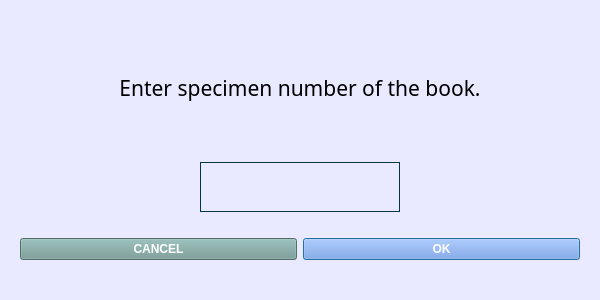
<?xml version="1.0" encoding="UTF-8"?>
<ui version="4.0">
 <class>Dialog</class>
 <widget class="QDialog" name="Dialog">
  <property name="geometry">
   <rect>
    <x>0</x>
    <y>0</y>
    <width>600</width>
    <height>300</height>
   </rect>
  </property>
  <property name="windowTitle">
   <string>Dialog</string>
  </property>
  <property name="styleSheet">
   <string notr="true">background-color: rgb(233, 233, 255);</string>
  </property>
  <layout class="QVBoxLayout" name="verticalLayout">
   <property name="leftMargin">
    <number>20</number>
   </property>
   <property name="topMargin">
    <number>20</number>
   </property>
   <property name="rightMargin">
    <number>20</number>
   </property>
   <property name="bottomMargin">
    <number>20</number>
   </property>
   <item>
    <spacer name="horizontalSpacer_5">
     <property name="orientation">
      <enum>Qt::Horizontal</enum>
     </property>
     <property name="sizeHint" stdset="0">
      <size>
       <width>40</width>
       <height>10</height>
      </size>
     </property>
    </spacer>
   </item>
   <item>
    <widget class="QLabel" name="label_2">
     <property name="font">
      <font>
       <family>Trebuchet MS</family>
       <pointsize>14</pointsize>
       <weight>50</weight>
       <bold>false</bold>
      </font>
     </property>
     <property name="frameShape">
      <enum>QFrame::NoFrame</enum>
     </property>
     <property name="frameShadow">
      <enum>QFrame::Raised</enum>
     </property>
     <property name="text">
      <string>&lt;html&gt;&lt;head/&gt;&lt;body&gt;&lt;p align=&quot;center&quot;&gt;&lt;span style=&quot; font-size:16pt;&quot;&gt;Enter specimen number of the book.&lt;/span&gt;&lt;/p&gt;&lt;/body&gt;&lt;/html&gt;</string>
     </property>
     <property name="wordWrap">
      <bool>true</bool>
     </property>
    </widget>
   </item>
   <item>
    <spacer name="horizontalSpacer_4">
     <property name="orientation">
      <enum>Qt::Horizontal</enum>
     </property>
     <property name="sizeHint" stdset="0">
      <size>
       <width>40</width>
       <height>10</height>
      </size>
     </property>
    </spacer>
   </item>
   <item>
    <layout class="QGridLayout" name="gridLayout">
     <item row="0" column="1">
      <widget class="QLineEdit" name="spnofield">
       <property name="minimumSize">
        <size>
         <width>200</width>
         <height>50</height>
        </size>
       </property>
       <property name="maximumSize">
        <size>
         <width>200</width>
         <height>50</height>
        </size>
       </property>
       <property name="styleSheet">
        <string notr="true">background-color: rgba(0, 0, 0, 0);
border:1px solid rgb(0, 55, 80);
color: rgb(0, 55, 80);
font: 75 14pt &quot;Calibri&quot; bold;

</string>
       </property>
       <property name="text">
        <string/>
       </property>
       <property name="placeholderText">
        <string/>
       </property>
      </widget>
     </item>
     <item row="0" column="0">
      <spacer name="horizontalSpacer">
       <property name="orientation">
        <enum>Qt::Horizontal</enum>
       </property>
       <property name="sizeHint" stdset="0">
        <size>
         <width>40</width>
         <height>20</height>
        </size>
       </property>
      </spacer>
     </item>
     <item row="0" column="2">
      <spacer name="horizontalSpacer_2">
       <property name="orientation">
        <enum>Qt::Horizontal</enum>
       </property>
       <property name="sizeHint" stdset="0">
        <size>
         <width>40</width>
         <height>20</height>
        </size>
       </property>
      </spacer>
     </item>
    </layout>
   </item>
   <item>
    <spacer name="horizontalSpacer_3">
     <property name="orientation">
      <enum>Qt::Horizontal</enum>
     </property>
     <property name="sizeHint" stdset="0">
      <size>
       <width>40</width>
       <height>20</height>
      </size>
     </property>
    </spacer>
   </item>
   <item>
    <layout class="QGridLayout" name="gridLayout_2">
     <item row="0" column="1">
      <widget class="QPushButton" name="okButton">
       <property name="cursor">
        <cursorShape>ArrowCursor</cursorShape>
       </property>
       <property name="styleSheet">
        <string notr="true">background-color: rgb(114, 155, 232);
font: 75 10pt &quot;Calibri&quot;;
font: bold;
color: white;</string>
       </property>
       <property name="text">
        <string>OK</string>
       </property>
      </widget>
     </item>
     <item row="0" column="0">
      <widget class="QPushButton" name="cancelButton">
       <property name="cursor">
        <cursorShape>ArrowCursor</cursorShape>
       </property>
       <property name="styleSheet">
        <string notr="true">background-color: rgb(115, 155, 150);
font: 75 10pt &quot;Calibri&quot;;
font: bold;
color: white;</string>
       </property>
       <property name="text">
        <string>CANCEL</string>
       </property>
      </widget>
     </item>
    </layout>
   </item>
   <item>
    <spacer name="horizontalSpacer_6">
     <property name="orientation">
      <enum>Qt::Horizontal</enum>
     </property>
     <property name="sizeHint" stdset="0">
      <size>
       <width>40</width>
       <height>20</height>
      </size>
     </property>
    </spacer>
   </item>
  </layout>
 </widget>
 <resources/>
 <connections/>
</ui>
